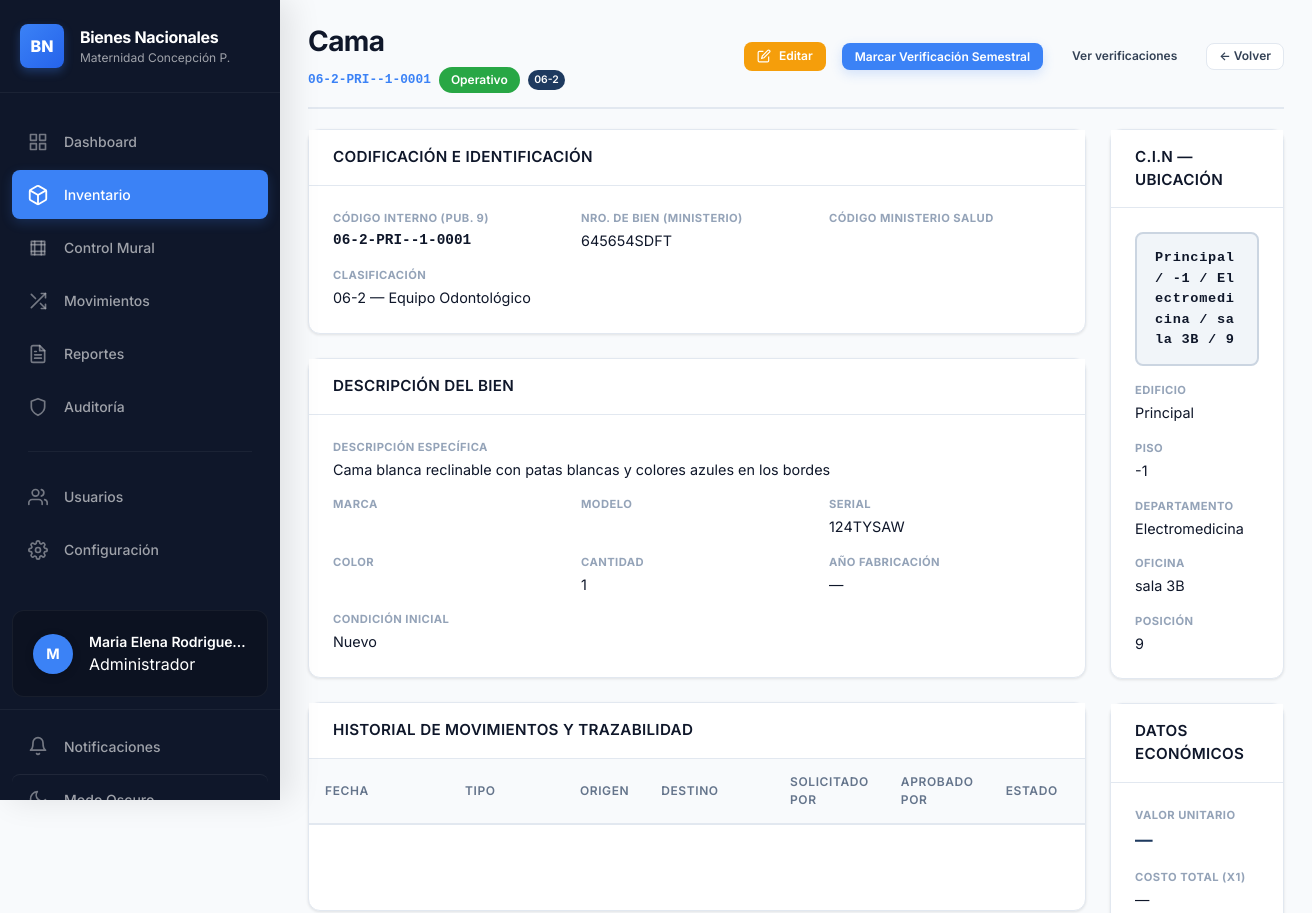
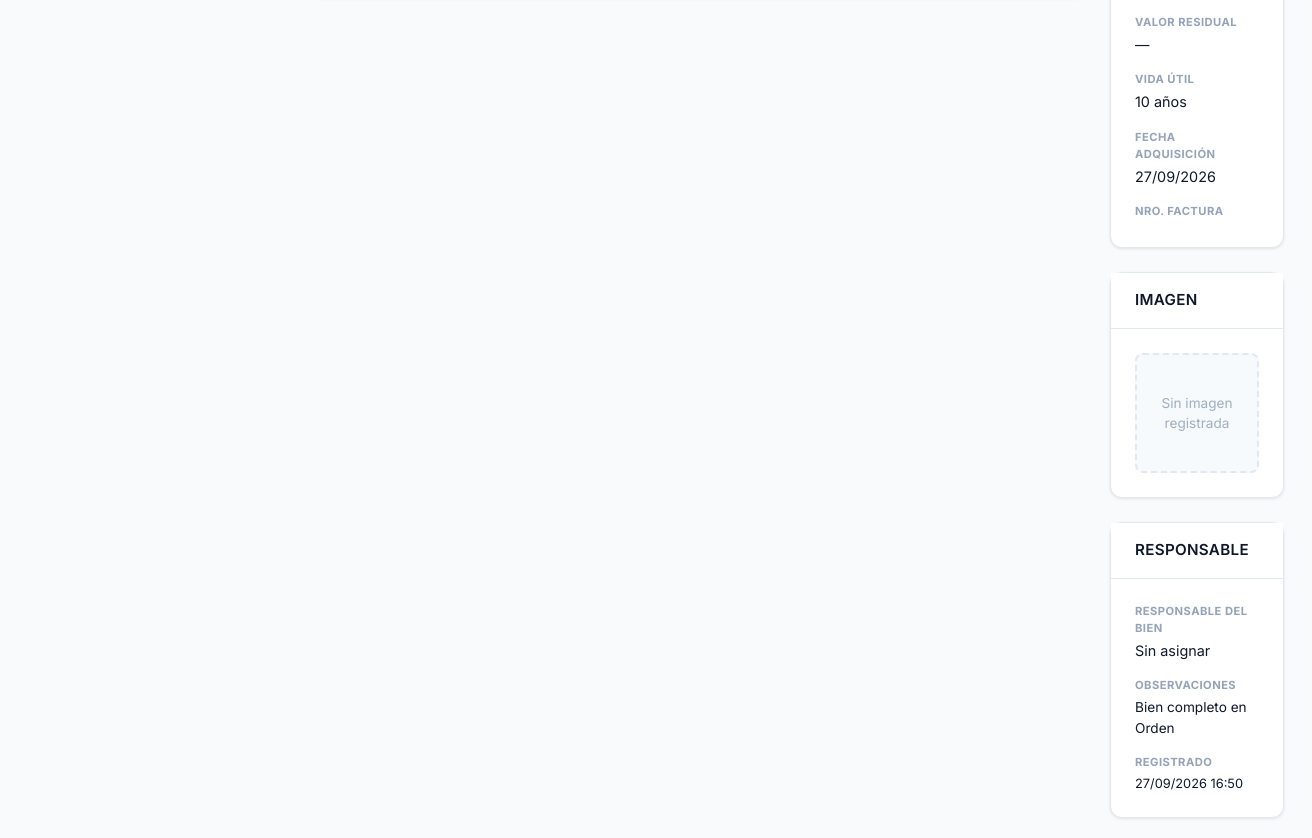
The app's page /public/bienes/81 (signed in) with its own data (2 pictures, top to bottom).
### tables this page shows
CREATE TABLE `bienes` (
  `id_bien` int(11) NOT NULL,
  `codigo_sudebip` varchar(50) NOT NULL,
  `codigo_interno` varchar(50) DEFAULT NULL,
  `codigo_ministerio` varchar(50) DEFAULT NULL,
  `nro_bien_ministerio` varchar(30) DEFAULT NULL,
  `es_sn` tinyint(1) NOT NULL DEFAULT 0,
  `nombre` varchar(255) NOT NULL,
  `descripcion` text DEFAULT NULL,
  `serial` varchar(100) DEFAULT NULL,
  `marca` varchar(100) DEFAULT NULL,
  `modelo` varchar(100) DEFAULT NULL,
  `color` varchar(50) DEFAULT NULL,
  `anio_fabricacion` smallint(6) DEFAULT NULL,
  `cantidad` smallint(6) NOT NULL DEFAULT 1,
  `condicion_inicial` enum('Nuevo','Bueno','Regular','Malo') DEFAULT NULL,
  `id_estado` int(11) NOT NULL DEFAULT 1,
  `id_tipo` int(11) DEFAULT NULL,
  `id_area` int(11) DEFAULT NULL,
  `responsable_id` int(11) DEFAULT NULL,
  `responsable_nombre` varchar(255) DEFAULT NULL,
  `responsable_cedula` varchar(20) DEFAULT NULL,
  `responsable_foto_path` varchar(500) DEFAULT NULL,
  `cin_edificio` varchar(50) DEFAULT NULL,
  `cin_piso` varchar(10) DEFAULT NULL,
  `cin_departamento` varchar(100) DEFAULT NULL,
  `cin_oficina` varchar(100) DEFAULT NULL,
  `cin_posicion` varchar(20) DEFAULT NULL,
  `numero_factura` varchar(50) DEFAULT NULL,
  `fecha_adquisicion` date DEFAULT NULL,
  `valor_inicial` decimal(15,2) DEFAULT NULL,
  `valor_residual` decimal(15,2) NOT NULL DEFAULT 0.00,
  `vida_util_anos` tinyint(4) NOT NULL DEFAULT 10,
  `observaciones` text DEFAULT NULL,
  `imagen_path` varchar(500) DEFAULT NULL,
  `created_at` timestamp NOT NULL DEFAULT current_timestamp(),
  `updated_at` timestamp NOT NULL DEFAULT current_timestamp() ON UPDATE current_timestamp()
);

CREATE TABLE `estados` (
  `id_estado` int(11) NOT NULL,
  `nombre` varchar(50) NOT NULL,
  `descripcion` text DEFAULT NULL,
  `color` varchar(7) DEFAULT NULL COMMENT 'Color HEX para la UI',
  `es_baja` tinyint(1) NOT NULL DEFAULT 0,
  `created_at` timestamp NOT NULL DEFAULT current_timestamp()
);

CREATE TABLE `tipos_bien` (
  `id_tipo` int(11) NOT NULL,
  `codigo` varchar(10) NOT NULL,
  `nombre` varchar(100) NOT NULL,
  `descripcion` text DEFAULT NULL,
  `vida_util_anos` tinyint(4) NOT NULL DEFAULT 10,
  `categoria` varchar(50) DEFAULT NULL,
  `activo` tinyint(1) NOT NULL DEFAULT 1,
  `created_at` timestamp NOT NULL DEFAULT current_timestamp()
);

### app/views/bien/show.php (the view, shortened to what the rows shown need)
<?php
require APP_PATH . '/views/partials/sidebar.php';
?>
<main class="main-content">
    <div class="page-header">
        <div>
            <h1><?= htmlspecialchars($bien['nombre']) ?></h1>
            <div style="display:flex;gap:.5rem;align-items:center;margin-top:.3rem">
                <span class="codigo-interno"><?= htmlspecialchars($bien['codigo_interno'] ?? '') ?></span>
                <span class="badge" style="background:<?= htmlspecialchars($bien['estado_color']) ?>">
                    <?= htmlspecialchars($bien['estado_nombre']) ?>
                </span>
                <span class="badge badge-sm" style="background:#1e3a5f" title="<?= htmlspecialchars($bien['tipo_nombre'] ?? '') ?>">
                    <?= htmlspecialchars($bien['tipo_codigo'] ?? '') ?>
                </span>
            </div>
        </div>
        <div class="page-actions">
            <?php if (in_array($_SESSION['rol']??'', ['administrador','gerencia_bn','controlador_inventario'])): ?>
            <a href="<?= $base_url ?>/bienes/<?= $bien['id_bien'] ?>/editar" class="btn btn-warning btn-sm">
                <svg width="14" height="14" viewBox="0 0 24 24" fill="none" stroke="currentColor" stroke-width="2"><path d="M11 4H4a2 2 0 0 0-2 2v14a2 2 0 0 0 2 2h14a2 2 0 0 0 2-2v-7"/><path d="M18.5 2.5a2.121 2.121 0 0 1 3 3L12 15l-4 1 1-4 9.5-9.5z"/></svg>
                Editar
            </a>
            <?php endif; ?>
            <?php if (in_array($_SESSION['rol']??'', ['administrador','gerencia_bn','validador_inventario'])): ?>
            <form method="post" action="<?= $base_url ?>/bienes/<?= $bien['id_bien'] ?>/verificar-semestral" style="display:inline">
                <button type="submit" class="btn btn-primary btn-sm" onclick="return confirm('Registrar verificación semestral para este bien?')">
                    Marcar Verificación Semestral
                </button>
            </form>
            <?php endif; ?>
            <a href="<?= $base_url ?>/bienes/<?= $bien['id_bien'] ?>/verificaciones" class="btn btn-sm btn-outline">Ver verificaciones</a>
            <a href="<?= $base_url ?>/bienes" class="btn btn-secondary btn-sm">← Volver</a>
        </div>
    </div>
    <div style="display:grid;grid-template-columns:2fr 1fr;gap:1.5rem;align-items:start">
        <div>
            <div class="card" style="margin-bottom:1.5rem">
                <div class="card-header"><h3>Codificación e Identificación</h3></div>
                <div class="card-body">
                    <div class="detail-grid">
                        <div class="detail-item">
                            <span class="detail-label">Código Interno (Pub. 9)</span>
                            <span class="detail-value codigo-interno"><?= htmlspecialchars($bien['codigo_interno'] ?? '—') ?></span>
                        </div>
                        <div class="detail-item">
                            <span class="detail-label">Nro. de Bien (Ministerio)</span>
                            <span class="detail-value">
                                <?= $bien['es_sn'] ? '<em style="color:#a0aec0">S/N — Sin número asignado</em>' : htmlspecialchars($bien['nro_bien_ministerio'] ?? '—') ?>
                            </span>
                        </div>
                        <div class="detail-item">
                            <span class="detail-label">Código Ministerio Salud</span>
                        </div>
                        <div class="detail-item">
                            <span class="detail-label">Clasificación</span>
                            <span class="detail-value"><?= htmlspecialchars(($bien['tipo_codigo'] ?? '') . ' — ' . ($bien['tipo_nombre'] ?? '')) ?></span>
                        </div>
                    </div>
                </div>
            </div>
            <div class="card" style="margin-bottom:1.5rem">
                <div class="card-header"><h3>Descripción del Bien</h3></div>
                <div class="card-body">
                    <div class="detail-grid">
                        <div class="detail-item full" style="grid-column:1/-1">
                            <span class="detail-label">Descripción Específica</span>
                            <span class="detail-value"><?= nl2br(htmlspecialchars($bien['descripcion'] ?? '—')) ?></span>
                        </div>
                        <div class="detail-item">
                            <span class="detail-label">Marca</span>
                        </div>
                        <div class="detail-item">
                            <span class="detail-label">Modelo</span>
                        </div>
                        <div class="detail-item">
                            <span class="detail-label">Serial</span>
                            <span class="detail-value"><?= htmlspecialchars($bien['serial'] ?? '—') ?></span>
                        </div>
                        <div class="detail-item">
                            <span class="detail-label">Color</span>
                        </div>
                        <div class="detail-item">
                            <span class="detail-label">Cantidad</span>
                            <span class="detail-value"><?= (int)($bien['cantidad'] ?? 1) ?></span>
                        </div>
                        <div class="detail-item">
                            <span class="detail-label">Año Fabricación</span>
                            <span class="detail-value"><?= htmlspecialchars($bien['año_fabricacion'] ?? '—') ?></span>
                        </div>
                        <div class="detail-item">
                            <span class="detail-label">Condición Inicial</span>
                            <span class="detail-value"><?= htmlspecialchars($bien['condicion_inicial'] ?? '—') ?></span>
                        </div>
                    </div>
                </div>
            </div>
            <div class="card">
                <div class="card-header"><h3>Historial de Movimientos y Trazabilidad</h3></div>
                <div class="table-wrapper">
                    <table class="data-table">
                        <thead><tr>
                            <th>Fecha</th><th>Tipo</th><th>Origen</th><th>Destino</th>
                            <th>Solicitado por</th><th>Aprobado por</th><th>Estado</th>
                        </tr></thead>
                        <tbody>
                        </tbody>
                    </table>
                </div>
            </div>
        </div>
        <div>
            <div class="card" style="margin-bottom:1.5rem">
                <div class="card-header"><h3>C.I.N — Ubicación</h3></div>
                <div class="card-body">
                    <div style="margin-bottom:1rem">
                        <div class="cin-preview" style="font-size:.85rem;word-break:break-all">
                            <?= htmlspecialchars($bien['cin_completo'] ?? '—') ?>
                        </div>
                    </div>
                    <div class="detail-grid" style="grid-template-columns:1fr">
                        <div class="detail-item">
                            <span class="detail-label">Edificio</span>
                            <span class="detail-value"><?= htmlspecialchars($bien['cin_edificio'] ?? $bien['edificio'] ?? '—') ?></span>
                        </div>
                        <div class="detail-item">
                            <span class="detail-label">Piso</span>
                            <span class="detail-value"><?= htmlspecialchars($bien['cin_piso'] ?? $bien['piso'] ?? '—') ?></span>
                        </div>
                        <div class="detail-item">
                            <span class="detail-label">Departamento</span>
                            <span class="detail-value"><?= htmlspecialchars($bien['cin_departamento'] ?? $bien['nombre_area'] ?? '—') ?></span>
                        </div>
                        <div class="detail-item">
                            <span class="detail-label">Oficina</span>
                            <span class="detail-value"><?= htmlspecialchars($bien['cin_oficina'] ?? '—') ?></span>
                        </div>
                        <div class="detail-item">
                            <span class="detail-label">Posición</span>
                            <span class="detail-value"><?= htmlspecialchars($bien['cin_posicion'] ?? '—') ?></span>
                        </div>
                    </div>
                </div>
            </div>
            <div class="card" style="margin-bottom:1.5rem">
                <div class="card-header"><h3>Datos Económicos</h3></div>
                <div class="card-body">
                    <div class="detail-grid" style="grid-template-columns:1fr">
                        <div class="detail-item">
                            <span class="detail-label">Valor Unitario</span>
                            <span class="detail-value" style="font-size:1.1rem;font-weight:700;color:#1e3a5f">
                                <?= $bien['valor_inicial'] > 0 ? 'Bs. ' . number_format($bien['valor_inicial'], 2) : '—' ?>
                            </span>
                        </div>
                        <div class="detail-item">
                            <span class="detail-label">Costo Total (x<?= (int)($bien['cantidad']??1) ?>)</span>
                            <span class="detail-value">
                                <?= $bien['valor_inicial'] > 0 ? 'Bs. ' . number_format($bien['valor_inicial'] * ($bien['cantidad'] ?? 1), 2) : '—' ?>
                            </span>
                        </div>
                        <div class="detail-item">
                            <span class="detail-label">Valor Residual</span>
                            <span class="detail-value"><?= $bien['valor_residual'] > 0 ? 'Bs. ' . number_format($bien['valor_residual'], 2) : '—' ?></span>
                        </div>
                        <div class="detail-item">
                            <span class="detail-label">Vida Útil</span>
                            <span class="detail-value"><?= htmlspecialchars($bien['vida_util_anos'] ?? '—') ?> años</span>
                        </div>
                        <div class="detail-item">
                            <span class="detail-label">Fecha Adquisición</span>
                            <span class="detail-value"><?= !empty($bien['fecha_adquisicion']) ? date('d/m/Y', strtotime($bien['fecha_adquisicion'])) : '—' ?></span>
                        </div>
                        <div class="detail-item">
                            <span class="detail-label">Nro. Factura</span>
                        </div>
                    </div>
                </div>
            </div>
            <?php
            $imgSrc = !empty($bien['imagen_path'])
                ? $base_url . '/uploads/' . htmlspecialchars($bien['imagen_path'])
                : null;
            ?>
            <div class="card" style="margin-bottom:1.5rem">
                <div class="card-header"><h3>Imagen</h3></div>
                <div class="card-body" style="text-align:center;padding:1.5rem">
                    <?php if ($imgSrc): ?>
                    <img src="<?= $imgSrc ?>" alt="Imagen del bien"
                         style="max-width:100%;max-height:220px;border-radius:8px;object-fit:contain">
                    <?php else: ?>
                    <div style="width:100%;height:120px;background:#f7fafc;border:2px dashed #e2e8f0;
                                border-radius:8px;display:flex;align-items:center;justify-content:center;
                                color:#a0aec0;font-size:.85rem">
                        Sin imagen registrada
                    </div>
                    <?php endif; ?>
                </div>
            </div>
            <div class="card">
                <div class="card-header"><h3>Responsable</h3></div>
                <div class="card-body">
                    <div class="detail-item">
                        <span class="detail-label">Responsable del Bien</span>
                        <span class="detail-value"><?= htmlspecialchars($bien['responsable_nombre'] ?? 'Sin asignar') ?></span>
                    </div>
                    <?php if (!empty($bien['observaciones'])): ?>
                    <div class="detail-item" style="margin-top:1rem">
                        <span class="detail-label">Observaciones</span>
                        <span class="detail-value" style="font-size:.85rem"><?= nl2br(htmlspecialchars($bien['observaciones'])) ?></span>
                    </div>
                    <?php endif; ?>
                    <div class="detail-item" style="margin-top:1rem">
                        <span class="detail-label">Registrado</span>
                        <span class="detail-value" style="font-size:.8rem"><?= date('d/m/Y H:i', strtotime($bien['created_at'])) ?></span>
                    </div>
                </div>
            </div>
        </div>
    </div>
</main>

### records on screen
bienes: nombre "Cama", codigo_interno "06-2-PRI--1-0001", id_estado.nombre "Operativo", id_tipo.codigo "06-2", nro_bien_ministerio "645654SDFT", id_tipo.nombre "06-2 — Equipo Odontológico", descripcion "Cama blanca reclinable con patas blancas y colores azules en los bordes", serial "124TYSAW", cantidad "1", condicion_inicial "Nuevo", cin_edificio "Principal", cin_piso "-1", cin_departamento "Electromedicina", cin_oficina "sala 3B", cin_posicion "9", vida_util_anos "10", fecha_adquisicion "27/09/2026", observaciones "Bien completo en Orden", created_at "27/09/2026 16:50"

### other values on screen
$inicial "M"
$_SESSION['nombre'] "Maria Elena Rodrigue…"
$rolLabel "Administrador"
$bien['año_fabricacion'] "—"
$bien['cin_completo'] "Principal / -1 / Electromedicina / sala 3B / 9"
$bien['responsable_nombre'] "Sin asignar"
